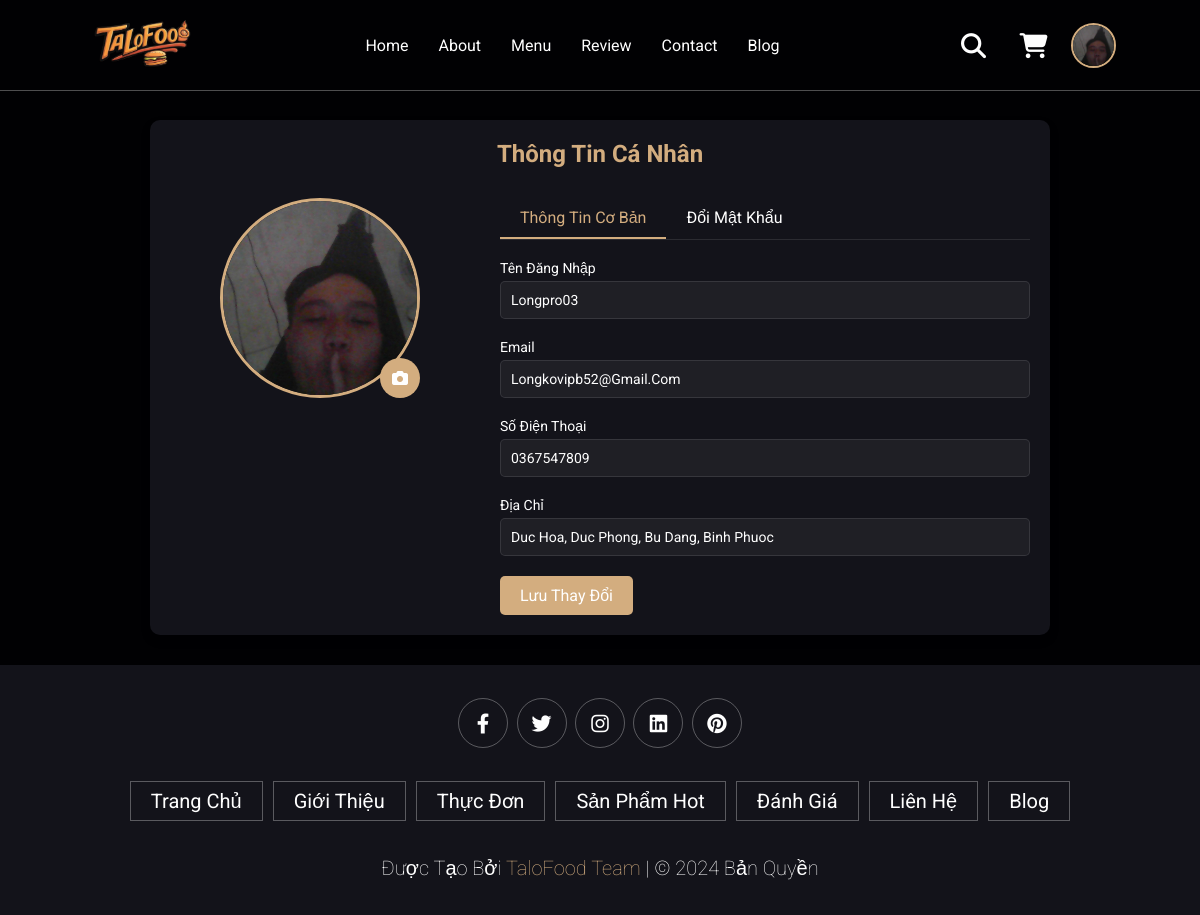
The page /profile.php (signed in) on the database its author committed.
### tables this page shows
CREATE TABLE `account` (
  `account_id` int(11) NOT NULL,
  `username` varchar(50) NOT NULL,
  `password` text NOT NULL,
  `email` varchar(50) NOT NULL,
  `phone` varchar(50) NOT NULL,
  `id_role` int(11) NOT NULL,
  `address` varchar(200) DEFAULT NULL,
  `status` int(11) DEFAULT NULL,
  `login_attempts` int(11) DEFAULT 0,
  `locked_until` datetime DEFAULT NULL,
  `profile_image` varchar(255) DEFAULT NULL,
  `reputation_points` int(11) DEFAULT 100
);

### profile.php (the view, shortened to what this page needs)
<?php
$database = new Database();
$conn = $database->getConnection();
try {
    $stmt = $conn->prepare("SELECT username, email, phone, address, profile_image FROM account WHERE account_id = ?");
    $stmt->execute([$_SESSION['user_id']]);
    $result = $stmt->fetch(PDO::FETCH_ASSOC);
    $user = [
        'username' => $result['username'] ?? '',
        'email' => $result['email'] ?? '',
        'phone' => $result['phone'] ?? '',
        'address' => $result['address'] ?? '',
        'profile_image' => $result['profile_image'] ?? ''
    ];
} catch(PDOException $e) {
    error_log("Error: " . $e->getMessage());
    $_SESSION['toast'] = [
        'message' => 'Có lỗi xảy ra khi lấy thông tin người dùng',
        'type' => 'error'
    ];
    header("Location: index.php");
    exit();
}
?>
<!DOCTYPE html>
<html lang="vi">
<head>
    <link rel="stylesheet" href="https://cdnjs.cloudflare.com/ajax/libs/font-awesome/6.4.0/css/all.min.css">
    <link rel="stylesheet" href="https://cdn.jsdelivr.net/npm/toastify-js/src/toastify.min.css">
    <link rel="stylesheet" href="assets/css/home.css">
    <link rel="stylesheet" href="assets/css/header.css">
    <link rel="stylesheet" href="assets/css/footer.css">
</head>
<body>
    <?php include 'includes/header.php'; ?>
    <div class="profile-container">
        <div class="profile-header">
            <h2>Thông tin cá nhân</h2>
        </div>
        <div class="profile-content">
            <div class="profile-sidebar">
                <div class="profile-image-container">
                    <img src="<?php echo $user['profile_image'] ? 'uploads/avatars/' . htmlspecialchars($user['profile_image']) : 'image/avatar.png'; ?>"
                         alt="Profile Image"
                         class="profile-image"
                         id="preview-image">
                    <label for="profile-image-upload" class="image-upload-label">
                        <i class="fas fa-camera"></i>
                    </label>
                </div>
            </div>
            <div class="profile-main">
                <div class="profile-tabs">
                    <button class="profile-tab active" data-tab="info">Thông tin cơ bản</button>
                    <button class="profile-tab" data-tab="password">Đổi mật khẩu</button>
                </div>
                <div class="tab-content active" id="info-tab">
                    <form id="profile-form">
                        <div class="form-group">
                            <label for="username">Tên đăng nhập</label>
                            <input type="text" id="username" name="username" value="<?php echo htmlspecialchars($user['username']); ?>" required readonly>
                        </div>
                        <div class="form-group">
                            <label for="email">Email</label>
                            <input type="email" id="email" name="email" value="<?php echo htmlspecialchars($user['email']); ?>" required readonly>
                        </div>
                        <div class="form-group">
                            <label for="phone">Số điện thoại</label>
                            <input type="tel" id="phone" name="phone" value="<?php echo htmlspecialchars($user['phone']); ?>" required>
                        </div>
                        <div class="form-group">
                            <label for="address">Địa chỉ</label>
                            <input type="text" id="address" name="address" value="<?php echo htmlspecialchars($user['address']); ?>" required>
                        </div>
                        <button type="submit" class="btn-save">Lưu thay đổi</button>
                    </form>
                </div>
            </div>
        </div>
    </div>
    <?php include 'includes/footer.php'; ?>
</body>
</html>

### includes/header.php (shortened to what this page needs)
<?php
$user_image = null;
if (isset($_SESSION['user_id'])) {
    $database = new Database();
    $conn = $database->getConnection();
    try {
        $stmt = $conn->prepare("SELECT profile_image, username FROM account WHERE account_id = ?");
        $stmt->execute([$_SESSION['user_id']]);
        $header_user = $stmt->fetch(PDO::FETCH_ASSOC);
        $user_image = $header_user['profile_image'];
    } catch(PDOException $e) {
        error_log("Error: " . $e->getMessage());
    }
}
?>
<link rel="stylesheet" href="assets/css/transitions.css">
<link rel="stylesheet" href="assets/css/header.css">
<link rel="stylesheet" href="assets/css/cart.css">
<header class="header">
    <a href="index.php" class="logo">
        <img src="image/logo.jpg" alt="TaloFood Logo">
    </a>
    <nav class="navbar">
        <a href="index.php">Home</a>
        <a href="about.php">About</a>
        <a href="menu.php">Menu</a>
        <a href="my_reviews.php">Review</a>
        <a href="contact.php">Contact</a>
        <a href="blog.php">Blog</a>
    </nav>
    <div class="icons">
        <div class="fas fa-search" id="search-btn"></div>
        <div class="fas fa-shopping-cart" id="cart-btn"></div>
        <?php if (isset($_SESSION['user_id'])): ?>
            <div class="user-profile-dropdown">
                <div class="user-profile">
                    <img src="<?php echo $user_image ? 'uploads/avatars/' . htmlspecialchars($user_image) : 'assets/images/default-avatar.png'; ?>"
                         alt="User Profile">
                </div>
            </div>
        <?php else: ?>
            <div class="fas fa-sign-in-alt" id="login-btn" onclick="window.location.href='login.php'" title="Đăng nhập"></div>
        <?php endif; ?>
    </div>
</header>

### assets/css/home.css (style rules this page uses)
:root { --main-color: #d3ad7f; --black: #13131a; --bg: #010103; --border: 0.1rem solid rgba(255,255,255,0.3); }
* { font-family: 'Roboto', sans-serif; margin: 0; padding: 0; box-sizing: border-box; outline: none; border: none; text-decoration: none; text-transform: capitalize; transition: 0.2s linear; }
html { font-size: 62.5%; overflow-x: hidden; scroll-padding-top: 9rem; scroll-behavior: smooth; }
body { background: var(--bg); }

### assets/css/header.css (style rules this page uses)
:root { --main-color: #d3ad7f; --black: #13131a; --bg: #010103; --border: 0.1rem solid rgba(255,255,255,0.3); }
.header { background: var(--bg); display: flex; align-items: center; justify-content: space-between; padding: 1.5rem 7%; border-bottom: var(--border); position: fixed; top: 0; left: 0; right: 0; z-index: 1000; }
.header .logo { display: flex; align-items: center; }
.header .logo img { height: 6rem; }
.header .navbar { display: flex; align-items: center; margin: 0 auto; }
.header .navbar a { margin: 0 1.5rem; font-size: 1.6rem; color: #fff; text-transform: capitalize; text-decoration: auto; }
.header .icons { display: flex; align-items: center; gap: 1.5rem; }
.header .icons > * { color: #fff; cursor: pointer; font-size: 2.5rem; height: 4.5rem; width: 4.5rem; line-height: 4.5rem; text-align: center; }
.user-profile-dropdown { position: relative; height: 4.5rem; width: 4.5rem; display: flex; align-items: center; justify-content: center; }
.user-profile-dropdown .user-profile { width: 4.5rem; height: 4.5rem; border-radius: 50%; overflow: hidden; cursor: pointer; border: 2px solid var(--main-color); transition: all 0.3s ease; }
.user-profile-dropdown .user-profile img { width: 100%; height: 100%; object-fit: cover; }

### assets/css/footer.css (style rules this page uses)
:root { --main-color: #d3ad7f; --black: #13131a; --bg: #010103; --border: 0.1rem solid rgba(255,255,255,0.3); }

### assets/css/transitions.css (style rules this page uses)
body { overflow-x: hidden; position: relative; }
.navbar a { position: relative; transition: color 0.3s ease; overflow: hidden; }
.navbar a::before { content: ''; position: absolute; bottom: 0; left: 0; width: 100%; height: 2px; background: var(--main-color); transform: scaleX(0); transform-origin: right; transition: transform 0.3s ease; }
.navbar a::after { content: ''; position: absolute; top: 0; left: 0; width: 100%; height: 100%; background: rgba(211, 173, 127, 0.1); opacity: 0; transition: opacity 0.3s ease; border-radius: 4px; z-index: -1; }

### assets/css/cart.css (style rules this page uses)
:root { --main-color: #d3ad7f; --black: #13131a; --bg: #010103; --border: 0.1rem solid rgba(255,255,255,0.3); }

### profile.php (style rules this page uses)
.profile-container { max-width: 900px; margin: 12rem auto 3rem; padding: 2rem; background: var(--black); border-radius: 1rem; box-shadow: 0 0.5rem 1rem rgba(0,0,0,0.2); }
.profile-header { text-align: center; margin-bottom: 3rem; color: #fff; }
.profile-header h2 { font-size: 2.4rem; margin-bottom: 1rem; color: var(--main-color); }
.profile-content { display: grid; grid-template-columns: 300px 1fr; gap: 3rem; }
.profile-sidebar { text-align: center; }
.profile-image-container { width: 200px; height: 200px; margin: 0 auto 2rem; position: relative; }
.profile-image { width: 100%; height: 100%; border-radius: 50%; object-fit: cover; border: 3px solid var(--main-color); }
.image-upload-label { position: absolute; bottom: 0; right: 0; background: var(--main-color); width: 40px; height: 40px; border-radius: 50%; display: flex; align-items: center; justify-content: center; cursor: pointer; transition: all 0.3s ease; }
.image-upload-label i { color: #fff; font-size: 1.6rem; }
.profile-tabs { display: flex; margin-bottom: 2rem; border-bottom: 1px solid rgba(255,255,255,0.1); }
.profile-tab { padding: 1rem 2rem; font-size: 1.6rem; color: #fff; cursor: pointer; transition: all 0.3s ease; background: none; border: none; border-bottom: 2px solid transparent; }
.profile-tab.active { color: var(--main-color); border-bottom-color: var(--main-color); }
.tab-content { display: none; }
.tab-content.active { display: block; }
.form-group { margin-bottom: 2rem; }
.form-group label { display: block; font-size: 1.4rem; color: #fff; margin-bottom: 0.5rem; }
.form-group input { width: 100%; padding: 1rem; font-size: 1.4rem; border: 1px solid rgba(255,255,255,0.1); border-radius: 0.5rem; background: rgba(255,255,255,0.05); color: #fff; transition: all 0.3s ease; }
.btn-save { background: var(--main-color); color: #fff; padding: 1rem 2rem; border: none; border-radius: 0.5rem; font-size: 1.6rem; cursor: pointer; transition: all 0.3s ease; }

### rows shown on the page
account: profile_image (picture), username "longpro03", email "longkovipb52@gmail.com", phone "0367547809", address "Duc Hoa, Duc Phong, Bu Dang, Binh Phuoc"
